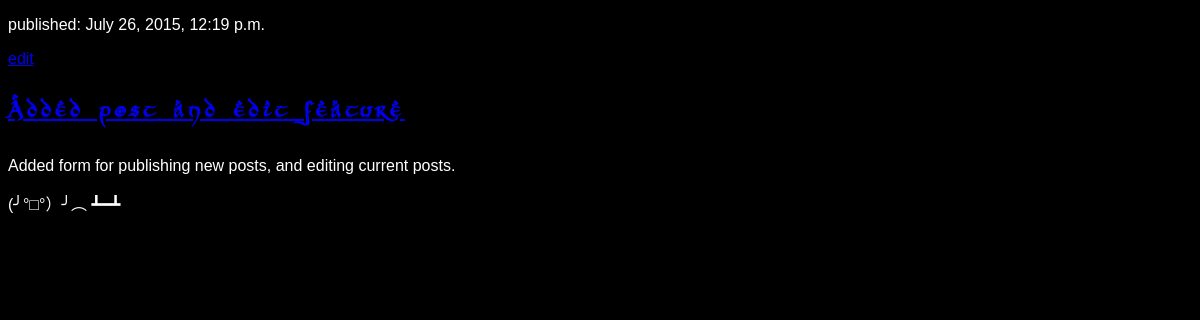
The app's page /post/2/ with its own data.
### blog/models.py (models this page shows, shortened)
class TimeStampedModel(models.Model):
    created = models.DateTimeField(auto_now_add=True)
    modified = models.DateTimeField(auto_now=True)
    class Meta:
        abstract = True

class Post(TimeStampedModel):
    author = models.ForeignKey('auth.User')
    title = models.CharField(max_length=200)
    text = models.TextField()
    published = models.DateTimeField(blank=True)

### blog/views.py (the view)
# urls.py: url(r'^post/(?P<pk>[0-9]+)/$', views.post_detail, name='post_detail'),
def post_detail(request, pk):
    post = get_object_or_404(Post, pk=pk)
    return render(request, 'blog/post_detail.html', {'post': post})

### blog/templates/blog/post_detail.html
{% extends 'blog/base.html' %}
{% block content %}
    <div>
        <p>published: {{ post.published }}</p>
        <a href="{% url 'post_edit' pk=post.pk %}">edit</a>
        <h2 class="hobbit">
            <a href="{% url 'post_detail' pk=post.pk %}">
                {{ post.title }}
            </a>
        </h2>
        <p>{{ post.text|linebreaks }}</p>
    </div>
{% endblock content %}

### blog/static/css/blog.css (style rules this page uses)
body { background-color: black; color: white; font-family: sans-serif, arial; }
.hobbit { font-family: hobbit, sans-serif; letter-spacing: 5px; }

### records on screen
Post: published "July 26, 2015, 12:19 p.m.", title "Added post and edit feature", text "Added form for publishing new posts, and editing current posts. (╯°□°）╯︵ ┻━┻"
